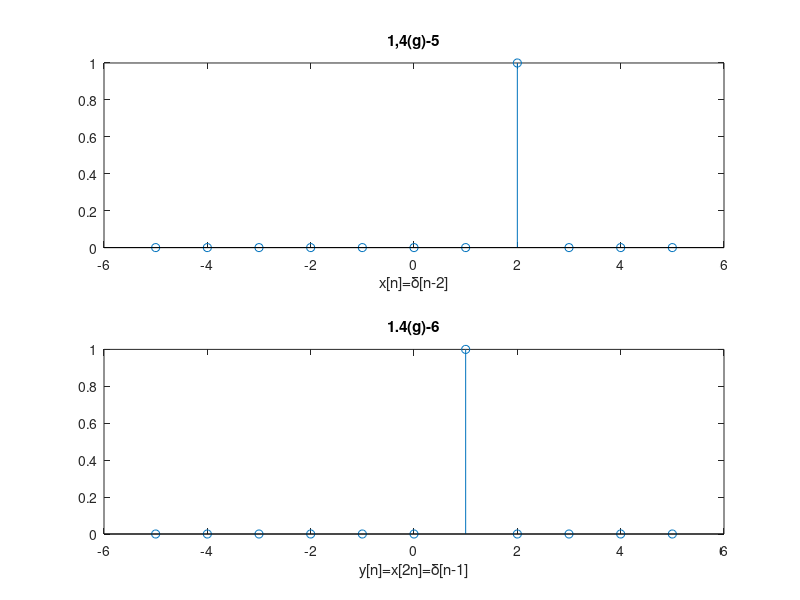

Here is the MATLAB script that generated this plot:
%因果性分析,x[n]超前了
n=-5:1:5;
x1=[zeros(1,7) 1 zeros(1,3)];
y1=[zeros(1,6) 1 zeros(1,4)];

subplot(2,1,1);
stem(n,x1);
title('1,4(g)-5');
xlabel('x[n]=δ[n-2]')

subplot(2,1,2);
stem(n,y1);
title('1.4(g)-6');
xlabel('y[n]=x[2n]=δ[n-1]')

saveas(gcf, "LAB1/P1_5_g2_out.png")